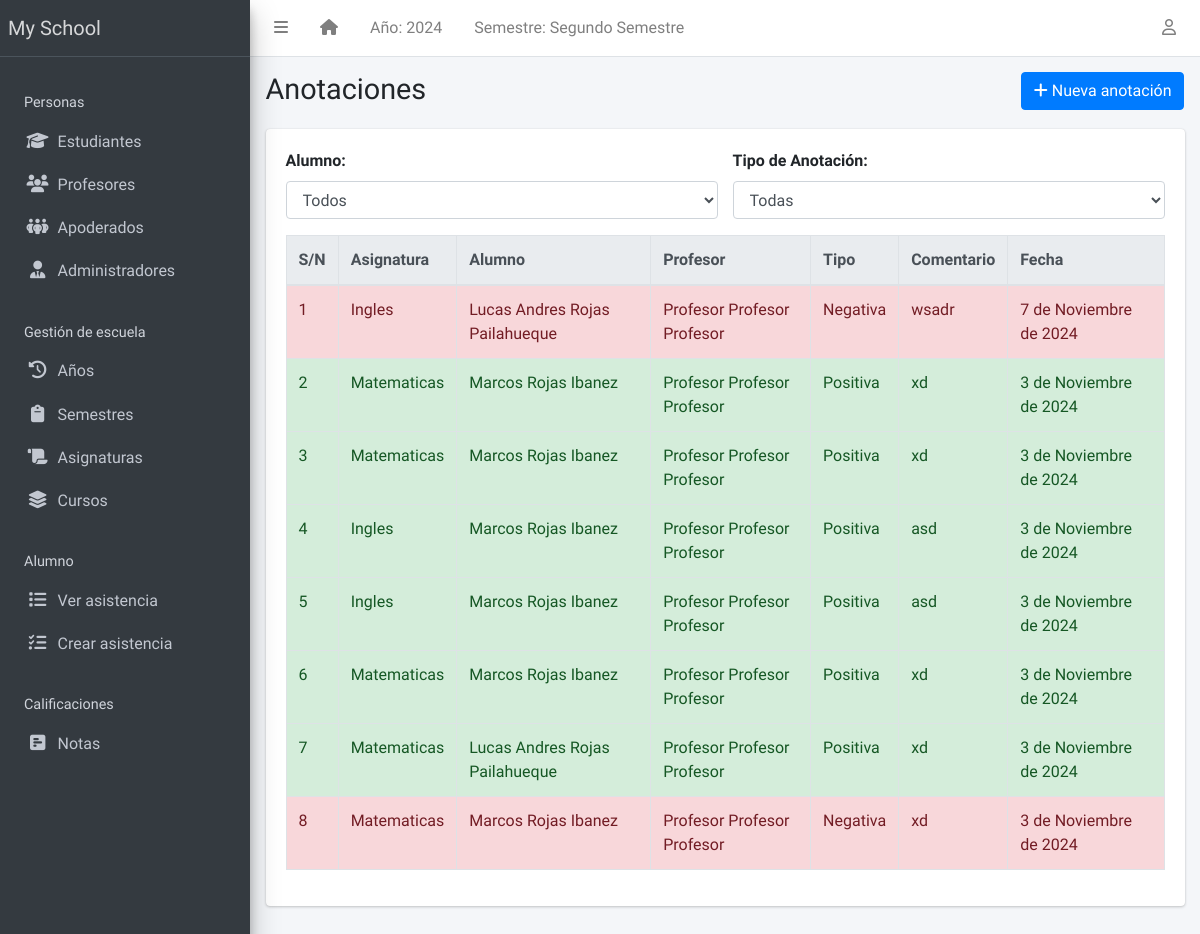
Screenshot of /teacher/annotations/ with the database file from the repository.
### apps/corecode/models.py (models this page shows, shortened)
class AcademicSession(models.Model):
    name = models.CharField(max_length=200, unique=True)
    current = models.BooleanField(default=True)
    class Meta:
        ordering = ["-name"]

class AcademicTerm(models.Model):
    name = models.CharField(max_length=20, unique=True)
    current = models.BooleanField(default=True)
    class Meta:
        ordering = ["name"]

class SiteConfig(models.Model):
    key = models.SlugField()
    value = models.CharField(max_length=200)

class Subject(models.Model):
    name = models.CharField(max_length=200, unique=True, verbose_name="Nombre")
    class Meta:
        ordering = ["name"]
    def __str__(self):
        return self.name

### apps/teachers/models.py (models this page shows, shortened)
class Annotation(models.Model):
    ANNOTATION_TYPE_CHOICES = [("positiva", "Positiva"), ("negativa", "Negativa")]
    student = models.ForeignKey(Student, on_delete=models.CASCADE, related_name="annotations")
    teacher = models.ForeignKey(Teacher, on_delete=models.CASCADE, related_name="annotations")
    subject = models.ForeignKey(Subject, on_delete=models.CASCADE, related_name="annotations")
    annotation_type = models.CharField(max_length=10, choices=ANNOTATION_TYPE_CHOICES)
    comment = models.TextField()
    date = models.DateField(default=timezone.now)
    class Meta:
        ordering = ["-date"]

class Teacher(models.Model):
    STATUS = [("activo", "Activo"), ("inactivo", "Inactivo")]
    GENDER = [("masculino", "Masculino"), ("femenino", "Femenino")]
    rut_regex = RegexValidator(
        regex=r"^\d{1,2}\d{3}\d{3}-[0-9kK]{1}$",
        message="El RUT debe estar en el formato 'XXXXXXXX-X'"
    )
    rut = models.CharField(max_length=12, unique=True, validators=[rut_regex], blank=True)
    estado = models.CharField(max_length=10, choices=STATUS, default="activo")
    apellido_paterno = models.CharField(max_length=200)
    apellido_materno = models.CharField(max_length=200)
    nombres = models.CharField(max_length=200, blank=True)
    sexo = models.CharField(max_length=10, choices=GENDER, default="masculino")
    fecha_nacimiento = models.DateField(default=timezone.now)
    fecha_admision = models.DateField(default=timezone.now)
    telefono_regex = RegexValidator(
        regex="^[0-9]{9,15}$", message="El número de teléfono no tiene el formato correcto."
    )
    telefono = models.CharField(
        validators=[telefono_regex], max_length=15, blank=True
    )
    direccion = models.TextField(blank=True)
    observaciones = models.TextField(blank=True)
    email = models.EmailField(
        max_length=254, unique=True, validators=[EmailValidator()],
        blank=True, null=True
    )
    foto = models.ImageField(blank=True, upload_to="students/fotos/")
    subjects = models.ManyToManyField(Subject, related_name="teachers", blank=True)
    class Meta:
        ordering = ["apellido_paterno", "apellido_materno", "nombres"]
    def __str__(self):
        return f" {self.nombres} {self.apellido_paterno} {self.apellido_materno}"

### apps/students/models.py (models this page shows)
class Student(models.Model):
    STATUS_CHOICES = [("activo", "Activo"), ("inactivo", "Inactivo")]
    GENDER_CHOICES = [("masculino", "Masculino"), ("femenino", "Femenino")]
    estado = models.CharField(max_length=10, choices=STATUS_CHOICES, default="activo")
    rut_regex = RegexValidator(
        regex=r"^\d{1,2}\d{3}\d{3}-[0-9kK]{1}$",
        message="El RUT debe estar en el formato 'XXXXXXXX-X'"
    )
    rut = models.CharField(max_length=12, unique=True, validators=[rut_regex], blank=True)
    apellido_paterno = models.CharField(max_length=200)
    apellido_materno = models.CharField(max_length=200)
    nombres = models.CharField(max_length=200, blank=True)
    sexo = models.CharField(max_length=10, choices=GENDER_CHOICES, default="masculino")
    fecha_nacimiento = models.DateField(default=timezone.now)
    curso_actual = models.ForeignKey(
        StudentClass, on_delete=models.SET_NULL, blank=True, null=True
    )
    fecha_admision = models.DateField(default=timezone.now)
    telefono_regex = RegexValidator(
        regex="^[0-9]{9,15}$", message="El número de teléfono no tiene el formato correcto."
    )
    telefono_apoderado = models.CharField(
        validators=[telefono_regex], max_length=15, blank=True
    )
    direccion = models.TextField(blank=True)
    observaciones = models.TextField(blank=True)
    email = models.EmailField(
        max_length=254, unique=True, validators=[EmailValidator()],
        blank=True, null=True
    )
    foto = models.ImageField(blank=True, upload_to="students/fotos/")
    representante = models.ForeignKey(
        "representatives.Representatives", on_delete=models.SET_NULL, null=True, blank=True, related_name="estudiantes"
    )
    subjects = models.ManyToManyField(Subject, related_name="students", blank=True)
    class Meta:
        ordering = ["apellido_paterno", "apellido_materno", "nombres"]
    def __str__(self):
        return f"{self.nombres} {self.apellido_paterno} {self.apellido_materno}"

### apps/teachers/views.py (the view)
# urls.py: path('annotations/', AnnotationListView.as_view(), name='annotation-list'),
class AnnotationListView(ListView):
    model = Annotation
    template_name = "teachers/teacher_annotation_list.html"
    context_object_name = "annotations"
    def get_queryset(self):
        queryset = super().get_queryset()
        student_id = self.request.GET.get("student")
        annotation_type = self.request.GET.get("type")
        if student_id:
            queryset = queryset.filter(student__id=student_id)
        if annotation_type:
            queryset = queryset.filter(annotation_type=annotation_type)
        return queryset
    def get_context_data(self, **kwargs):
        context = super().get_context_data(**kwargs)
        context["form"] = AnnotationFilterForm(self.request.GET)
        context["students"] = Student.objects.all()
        return context

### apps/teachers/forms.py
class AnnotationFilterForm(forms.Form):
    student = forms.ModelChoiceField(queryset=Student.objects.all(), required=False, label="Student")
    annotation_type = forms.ChoiceField(choices=Annotation.ANNOTATION_TYPE_CHOICES, required=False, label="Type")

### apps/corecode/context_processors.py (called while the page is built)
def site_defaults(request):
    current_session = AcademicSession.objects.get(current=True)
    current_term = AcademicTerm.objects.get(current=True)
    vals = SiteConfig.objects.all()
    contexts = {
        "current_session": current_session.name,
        "current_term": current_term.name,
    }
    for val in vals:
        contexts[val.key] = val.value
    return contexts

### apps/templatetags/user_groups.py (called while the page is built)
@register.filter
def in_group(user, group_id):
    return user.groups.filter(id=group_id).exists()

### apps/teachers/templates/teachers/teacher_annotation_list.html (shortened to what this page needs)
{% extends 'base.html' %}
{% block title %}Anotaciones{% endblock title %}
{% block breadcrumb %}
<a class="btn btn-primary" href="{% url 'annotation-create' %}"><i class="fas fa-plus"></i> Nueva anotación</a>
{% endblock breadcrumb %}
{% block content %}
  <div class="row mb-3">
    <div class="col-md-6">
      <label for="filter-student" class="form-label" style="font-weight: bold;">Alumno:</label>
      <select id="filter-student" class="form-control">
        <option value="">Todos</option>
      </select>
    </div>
    <div class="col-md-6">
      <label for="filter-type" class="form-label" style="font-weight: bold;">Tipo de Anotación:</label>
      <select id="filter-type" class="form-control">
        <option value="">Todas</option>
      </select>
    </div>
  </div>
  <div class="table-responsive">
    <table id="annotationtable" class="table table-bordered table-hover" data-page-length='100'>
      <thead class="thead-light">
        <tr>
          <th>S/N</th>
          <th>Asignatura</th>
          <th>Alumno</th>
          <th>Profesor</th>
          <th>Tipo</th>
          <th>Comentario</th>
          <th>Fecha</th>
        </tr>
      </thead>
      <tbody>
        {% for annotation in annotations %}
          <tr class="{% if annotation.annotation_type == 'positiva' %}positive{% elif annotation.annotation_type == 'negativa' %}negative{% endif %}">
            <td>{{ forloop.counter }}</td>
            <td>{{ annotation.subject }}</td>
            <td>{{ annotation.student }}</td>
            <td>{{ annotation.teacher }}</td>
            <td>{{ annotation.get_annotation_type_display }}</td>
            <td>{{ annotation.comment }}</td>
            <td>{{ annotation.date }}</td>
          </tr>
        {% endfor %}
      </tbody>
    </table>
  </div>
{% endblock content %}

### templates/base.html (shortened to what this page needs)
{% load static %}
{% load custom_templatetag %}
<!DOCTYPE html>
<html lang="en">
<head>
  <link rel="stylesheet" href="https://cdnjs.cloudflare.com/ajax/libs/dropzone/5.9.3/dropzone.min.css">
  <link rel="stylesheet" href="https://cdnjs.cloudflare.com/ajax/libs/font-awesome/6.6.0/css/all.min.css" />
  <link rel="stylesheet"
    href="{% static 'plugins/overlayScrollbars/css/OverlayScrollbars.min.css' %}">
  <link rel="stylesheet" href="{% static 'plugins/Datatables/datatables.min.css' %}" />
  <link rel="stylesheet" href="{% static 'dist/css/adminlte.min.css' %}">
</head>
<body
  class="hold-transition sidebar-mini layout-fixed layout-navbar-fixed layout-footer-fixed">
  <div class="wrapper">
    <nav class="main-header navbar navbar-expand navbar-white navbar-light">
      <ul class="navbar-nav">
        <li class="nav-item">
          <a class="nav-link" data-widget="pushmenu" href="#" role="button"><i
              class="fas fa-bars"></i></a>
        </li>
        <li class="nav-item d-none d-sm-inline-block">
          <a href="{% url 'home' %} " class="nav-link"><i class="fa fa-home"></i></a>
        </li>
        <li class="nav-item d-none d-sm-inline-block">
          <a href="{% url 'current-session' %}" class="nav-link">Año: {{ current_session }}</a>
        </li>
        <li class="nav-item d-none d-sm-inline-block">
          <a href="{% url 'current-session' %}" class="nav-link">Semestre: {{ current_term }}</a>
        </li>
      </ul>
      <ul class="navbar-nav ml-auto">
        <li class="nav-item dropdown">
          <a class="nav-link" data-toggle="dropdown" href="#">
            <i class="far fa-user"></i>
          </a>
        </li>
      </ul>
    </nav>
    <aside class="main-sidebar sidebar-dark-primary elevation-4">
      <a href="{% url 'home' %}" class="brand-link">{{ school_name | default:"MySchool" }}</a>
      <div class="sidebar">
        <nav class="mt-2">
          <ul class="nav nav-pills nav-sidebar flex-column" data-widget="treeview" role="menu" data-accordion="false">
            <li class="nav-header" style="padding: 1.7rem 1rem .5rem;">Personas</li>
            <li class="nav-item">
              <a href="{% url 'student-list' %}" class="nav-link">
                <i class="nav-icon fas fa-graduation-cap"></i>
                <p>
                  Estudiantes
                </p>
              </a>
            </li>
            <li class="nav-item">
              <a href="{% url 'teacher-list' %}" class="nav-link">
                <i class="nav-icon fas fa-users"></i>
                <p>
                  Profesores
                </p>
              </a>
            </li>
            <li class="nav-item">
              <a href="{% url 'representatives-list' %}" class="nav-link">
                <i class="nav-icon fas fa-people-group"></i>
                <p>
                  Apoderados
                </p>
              </a>
            </li>
            <li class="nav-item">
              <a href="{% url 'staff-list' %}" class="nav-link">
                <i class="nav-icon fas fa-user-tie"></i>
                <p>
                  Administradores
                </p>
              </a>
            </li>
            <li class="nav-header">Gestión de escuela</li>
            <li class="nav-item">
              <a href="{% url 'sessions' %}" class="nav-link">
                <i class="nav-icon fas fa-clock-rotate-left"></i>
                <p>
                  Años
                </p>
              </a>
            </li>
            <li class="nav-item">
              <a href="{% url 'terms' %}" class="nav-link">
                <i class="nav-icon fas fa-clipboard"></i>
                <p>
                  Semestres
                </p>
              </a>
            </li>
            <li class="nav-item">
              <a href="{% url 'subjects' %}" class="nav-link">
                <i class="nav-icon fas fa-scroll"></i>
                <p>
                  Asignaturas
                </p>
              </a>
            </li>
            <li class="nav-item">
              <a href="{% url 'classes' %}" class="nav-link">
                <i class="nav-icon fas fa-layer-group"></i>
                <p>
                  Cursos
                </p>
              </a>
            </li>
            <li class="nav-header" style="padding: 1.7rem 1rem .5rem;">Alumno</li>
            <li class="nav-item">
              <a href="{% url 'attendance-list' %}" class="nav-link">
                <i class="nav-icon fas fa-list"></i>
                <p>
                  Ver asistencia
                </p>
              </a>
            </li>
            <li class="nav-item">
              <a href="{% url 'attendance-list' %}" class="nav-link">
                <i class="nav-icon fas fa-list-check"></i>
                <p>
                  Crear asistencia
                </p>
              </a>
            </li>
            <li class="nav-header">Calificaciones</li>
            <li class="nav-item">
              <a href="{% url 'subject_list' %}" class="nav-link">
                <i class="nav-icon fas fa-square-poll-horizontal"></i>
                <p>
                  Notas
                </p>
              </a>
            </li>
          </ul>
        </nav>
      </div>
    </aside>
    <div class="content-wrapper">
      <section class="content-header">
        <div class="container-fluid">
          <div class="row mb-1">
            <div class="col-sm-8">
              <h1>{% block title %}{% endblock title %}</h1>
            </div>
            <div class="col-sm-4">
              <ol class="breadcrumb float-sm-right">
                <li class="breadcrumb-item">{% block breadcrumb %}{% endblock breadcrumb %}</li>
              </ol>
            </div>
          </div>
        </div>
      </section>
      <section class="content">
        <div class="container-fluid">
          <div class="row">
            <div class="col-md-12">
              {% block fullcard %}
              <div class="card">
                <div class="card-body">
                  <div class="row">
                    <div class="col">
                      {% block content %}
                      {% endblock content %}
                    </div>
                  </div>
                </div>
              </div>
              {% endblock fullcard %}
            </div>
          </div>
        </div>
      </section>
    </div>
  </div>
</body>
</html>

### apps/teachers/templates/teachers/teacher_annotation_list.html (style rules this page uses)
.positive { background-color: #d4edda; color: #155724; }
.negative { background-color: #f8d7da; color: #721c24; }

### rows the page displays
AcademicSession: name "2024"
AcademicTerm: name "Segundo Semestre"
SiteConfig: value "My School"
Annotation: subject "Ingles", student "Lucas Andres Rojas Pailahueque", teacher "Profesor Profesor Profesor", annotation_type "Negativa", comment "wsadr", date "7 de Noviembre de 2024"
Annotation: subject "Matematicas", student "Marcos Rojas Ibanez", teacher "Profesor Profesor Profesor", annotation_type "Positiva", comment "xd", date "3 de Noviembre de 2024"
Annotation: subject "Matematicas", student "Marcos Rojas Ibanez", teacher "Profesor Profesor Profesor", annotation_type "Positiva", comment "xd", date "3 de Noviembre de 2024"
Annotation: subject "Ingles", student "Marcos Rojas Ibanez", teacher "Profesor Profesor Profesor", annotation_type "Positiva", comment "asd", date "3 de Noviembre de 2024"
Annotation: subject "Ingles", student "Marcos Rojas Ibanez", teacher "Profesor Profesor Profesor", annotation_type "Positiva", comment "asd", date "3 de Noviembre de 2024"
Annotation: subject "Matematicas", student "Marcos Rojas Ibanez", teacher "Profesor Profesor Profesor", annotation_type "Positiva", comment "xd", date "3 de Noviembre de 2024"
Annotation: subject "Matematicas", student "Lucas Andres Rojas Pailahueque", teacher "Profesor Profesor Profesor", annotation_type "Positiva", comment "xd", date "3 de Noviembre de 2024"
Annotation: subject "Matematicas", student "Marcos Rojas Ibanez", teacher "Profesor Profesor Profesor", annotation_type "Negativa", comment "xd", date "3 de Noviembre de 2024"
